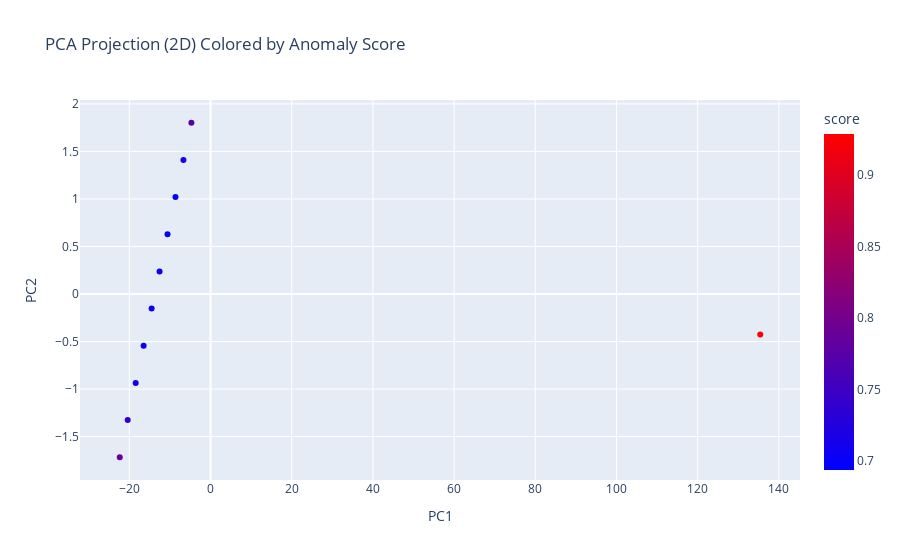

Notebook code cell kept with this figure:
### Code cell
import pandas as pd
import plotly.express as px
from sklearn.decomposition import PCA
from isolation_forest import IsolationForest

# --- DATA (same as above) ---
x1 = [0,  1,  2,  3,  4,  5,  6,  7,  8,  9, 100]
x2 = [20, 21, 22, 23, 24, 25, 26, 27, 28, 29, 100]
x3 = [30, 31, 32, 33, 34, 35, 36, 37, 38, 39, 100]
x4 = [40,  41,  42,  43,  44,  45,  46,  47,  48,  49, 100]


# Fit model
iforest = IsolationForest(num_trees=100, subsample_size=256, random_seed=0)
iforest.fit([x1, x2, x3, x4])
scores = iforest.score_samples()

# Prepare matrix for PCA
data_matrix = pd.DataFrame({'x1':x1,'x2':x2,'x3':x3,'x4':x4})

# PCA to 2 components
pca = PCA(n_components=2, random_state=0)
proj = pca.fit_transform(data_matrix)

# Build DataFrame for plotting
df2 = pd.DataFrame({
    'PC1':   proj[:,0],
    'PC2':   proj[:,1],
    'score': scores
})

# 2D scatter of PCA projection
fig2 = px.scatter(
    df2,
    x='PC1',
    y='PC2',
    color='score',
    color_continuous_scale=[(0, "blue"), (1, "red")],
    hover_data={'score': ':.3f'},
    title="PCA Projection (2D) Colored by Anomaly Score"
)
fig2.show()

### Figure 1 — Plotly figure (JSON) as saved in the notebook; plotly's stock layout.template omitted (floating-point values rounded to 4 significant figures)
{"data": [{"customdata": [[0.7859], [0.7365], [0.712], [0.7034], [0.7015], [0.7029], [0.6943], [0.6935], [0.7154], [0.7733], [0.9289]], "hovertemplate": "PC1=%{x}<br>PC2=%{y}<br>score=%{marker.color:.3f}<extra></extra>", "legendgroup": "", "marker": {"color": [0.7859, 0.7365, 0.712, 0.7034, 0.7015, 0.7029, 0.6943, 0.6935, 0.7154, 0.7733, 0.9289], "coloraxis": "coloraxis", "symbol": "circle"}, "mode": "markers", "name": "", "orientation": "v", "showlegend": false, "type": "scatter", "x": [-22.37, -20.41, -18.45, -16.48, -14.52, -12.56, -10.6, -8.639, -6.677, -4.716, 135.4], "xaxis": "x", "y": [-1.717, -1.326, -0.935, -0.544, -0.153, 0.238, 0.629, 1.02, 1.411, 1.802, -0.4247], "yaxis": "y"}], "layout": {"coloraxis": {"colorbar": {"title": {"text": "score"}}, "colorscale": [[0, "blue"], [1, "red"]]}, "legend": {"tracegroupgap": 0}, "title": {"text": "PCA Projection (2D) Colored by Anomaly Score"}, "xaxis": {"anchor": "y", "domain": [0, 1], "title": {"text": "PC1"}}, "yaxis": {"anchor": "x", "domain": [0, 1], "title": {"text": "PC2"}}}}
